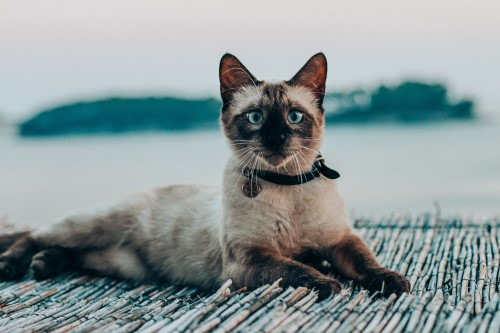
#> input picture cat.jpg, 500 x 333 px
$ python thresh_minimum.py cat.jpg
#> lines starting #> are read from the running program, lines starting #| are printed output that depends on the picture; after the words box and inside, x2 and y2 are one past the last pixel; in counts of white or black regions, pixels touching at a corner belong together
import numpy as np
import cv2
import sys
import matplotlib.pyplot as plt
from skimage.exposure import histogram
from scipy import ndimage as ndi


def _validate_image_histogram(image, hist, nbins=None):
    if image is None and hist is None:
        raise Exception("Either image or hist must be provided.")

    if hist is not None:
        if isinstance(hist, (tuple, list)):
            counts, bin_centers = hist
        else:
            counts = hist
            bin_centers = np.arange(counts.size)
    else:
        counts, bin_centers = histogram(
            image.ravel(), nbins, source_range='image'
        )
    return counts.astype(float), bin_centers


def threshold_minimum(image=None, nbins=256, max_iter=10000, *, hist=None):

    def find_local_maxima_idx(hist):
        # We can't use scipy.signal.argrelmax
        # as it fails on plateaus
        maximum_idxs = list()
        direction = 1

        for i in range(hist.shape[0] - 1):
            if direction > 0:
                if hist[i + 1] < hist[i]:
                    direction = -1
                    maximum_idxs.append(i)
            else:
                if hist[i + 1] > hist[i]:
                    direction = 1

        return maximum_idxs

    counts, bin_centers = _validate_image_histogram(image, hist, nbins)

    smooth_hist = counts.astype(np.float64, copy=False)

    for counter in range(max_iter):
        smooth_hist = ndi.uniform_filter1d(smooth_hist, 3)
        maximum_idxs = find_local_maxima_idx(smooth_hist)
        if len(maximum_idxs) < 3:
            break

    if len(maximum_idxs) != 2:
        raise RuntimeError('Unable to find two maxima in histogram')
    elif counter == max_iter - 1:
        raise RuntimeError('Maximum iteration reached for histogram'
                           'smoothing')

    threshold_idx = np.argmin(smooth_hist[maximum_idxs[0]:maximum_idxs[1] + 1])

    return bin_centers[maximum_idxs[0] + threshold_idx]


if __name__ == '__main__':
    sysls = sys.argv
    imgfile = None
    img = None
    if len(sysls) == 2:
        imgfile = sysls[1]

    # imgfile = 'cat.jpg'
    try:
        img = cv2.imread(imgfile)
#> img is the input picture: shape (333, 500, 3); mean B, G, R 153.8, 153.2, 141
        img = cv2.cvtColor(img, cv2.COLOR_RGB2GRAY)
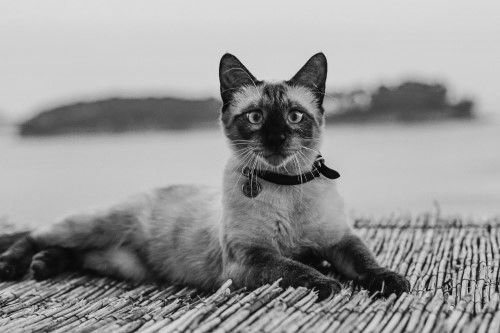
#> img: shape (333, 500); min 2, max 222, mean 152
    except cv2.error:
        print("Add image to args or in the code.")
        exit()

    binary_image = img > threshold_minimum(img)
#> in _validate_image_histogram, `counts, bin_centers = histogram( image.ravel(), nbins, source_range='i..`: counts = 221 values, max 6638 at index 208, min 1 at index 0, mean 753.4; bin_centers = 221 values from 2 to 222
#> in threshold_minimum, `smooth_hist = counts.astype(np.float64, copy=False)`: smooth_hist has the same summary as counts in _validate_image_histogram
#> the loop in threshold_minimum, `for counter in range(max_iter):` made 198 passes
#> maximum_idxs on passes 4 to 6: [14, 31, 39, 52, 85, 107, 115, 134, 146, 172, 194, 208, 215], [14, 31, 40, 52, 84, 107, 115, 133, 172, 194, 208, 215], [14, 30, 40, 52, 84, 107, 115, 134, 172, 194, 208]
#> after the loop in threshold_minimum, `for counter in range(max_iter):`: smooth_hist = 221 values, max 2128.1 at index 207, min 199.4 at index 0, mean 753.4
#> in threshold_minimum, `threshold_idx = np.argmin(smooth_hist[maximum_idxs[0]:maximum_idxs[1] ..`: threshold_idx = 30
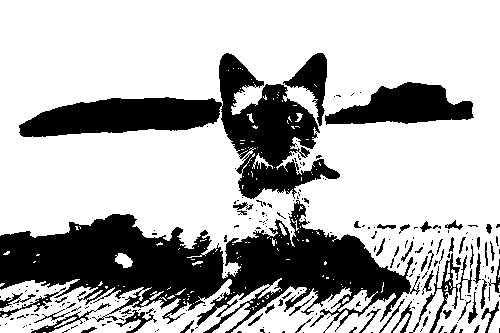
#> binary_image: shape (333, 500) bool; 70.9% white; 239 black regions (182 under 20 px), largest, box (x1, y1, x2, y2) and area: (0, 200, 420, 333) 24494, (19, 53, 340, 199) 13758, (325, 82, 474, 125) 3836
    plt.imshow(binary_image, cmap='gray')
    plt.show()

$ run again, with balls.jpg copied over cat.jpg
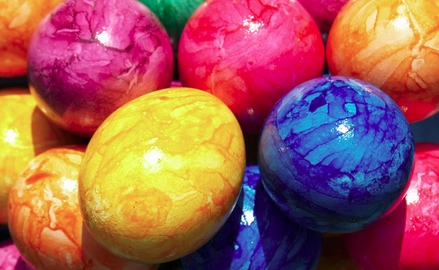
#> input picture balls.jpg, 439 x 270 px
#> img is the input picture: shape (270, 439, 3); mean B, G, R 87.6, 91.8, 161.2
#> `img = cv2.cvtColor(img, cv2.COLOR_RGB2GRAY)`:
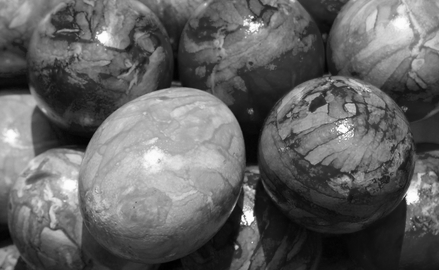
#> img: shape (270, 439); min 0, max 254, mean 98.5
#> in _validate_image_histogram, `counts, bin_centers = histogram( image.ravel(), nbins, source_range='i..`: counts = 255 values, max 1071 at index 49, min 1 at index 0, mean 464.8; bin_centers = 255 values from 0 to 254
#> in threshold_minimum, `smooth_hist = counts.astype(np.float64, copy=False)`: smooth_hist has the same summary as counts in _validate_image_histogram
#> the loop in threshold_minimum, `for counter in range(max_iter):` made 418 passes
#> maximum_idxs on passes 4 to 6: [29, 34, 49, 76, 90, 110, 129, 159, 163, 176, 234, 251], [29, 49, 76, 110, 129, 159, 176, 234, 251], [29, 49, 76, 110, 129, 159, 176, 234, 251]
#> after the loop in threshold_minimum, `for counter in range(max_iter):`: smooth_hist = 255 values, max 778.1 at index 42, min 52.77 at index 254, mean 464.8
#> threshold_idx = 45
#> `binary_image = img > threshold_minimum(img)`:
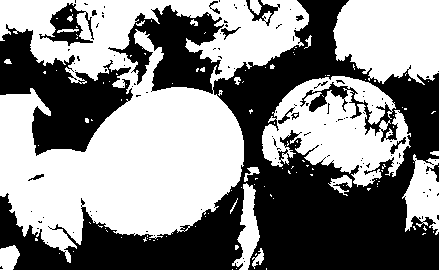
#> binary_image: shape (270, 439) bool; 53.3% white; 116 black regions (102 under 20 px), largest, box (x1, y1, x2, y2) and area: (0, 0, 439, 270) 45221, (0, 24, 133, 156) 8138, (39, 3, 94, 46) 949
